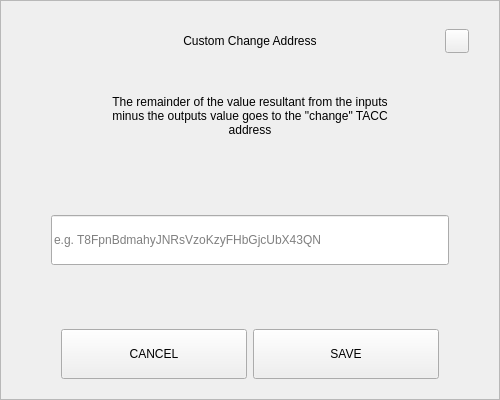
<?xml version="1.0" encoding="UTF-8"?>
<ui version="4.0">
 <class>SendChangeAddressDialog</class>
 <widget class="QDialog" name="SendChangeAddressDialog">
  <property name="geometry">
   <rect>
    <x>0</x>
    <y>0</y>
    <width>500</width>
    <height>400</height>
   </rect>
  </property>
  <property name="windowTitle">
   <string>Dialog</string>
  </property>
  <layout class="QVBoxLayout" name="verticalLayout">
   <property name="spacing">
    <number>0</number>
   </property>
   <property name="leftMargin">
    <number>0</number>
   </property>
   <property name="topMargin">
    <number>0</number>
   </property>
   <property name="rightMargin">
    <number>0</number>
   </property>
   <property name="bottomMargin">
    <number>0</number>
   </property>
   <item>
    <widget class="QFrame" name="frame">
     <property name="styleSheet">
      <string notr="true"/>
     </property>
     <property name="frameShape">
      <enum>QFrame::StyledPanel</enum>
     </property>
     <property name="frameShadow">
      <enum>QFrame::Raised</enum>
     </property>
     <layout class="QVBoxLayout" name="verticalLayout_2" stretch="0,0,0,0,0,0,0">
      <property name="spacing">
       <number>0</number>
      </property>
      <property name="leftMargin">
       <number>30</number>
      </property>
      <property name="topMargin">
       <number>20</number>
      </property>
      <property name="rightMargin">
       <number>30</number>
      </property>
      <property name="bottomMargin">
       <number>20</number>
      </property>
      <item>
       <layout class="QHBoxLayout" name="horizontalLayout_3">
        <property name="spacing">
         <number>0</number>
        </property>
        <item>
         <spacer name="horizontalSpacer_2">
          <property name="orientation">
           <enum>Qt::Horizontal</enum>
          </property>
          <property name="sizeHint" stdset="0">
           <size>
            <width>40</width>
            <height>20</height>
           </size>
          </property>
         </spacer>
        </item>
        <item>
         <widget class="QLabel" name="labelTitle">
          <property name="minimumSize">
           <size>
            <width>0</width>
            <height>40</height>
           </size>
          </property>
          <property name="maximumSize">
           <size>
            <width>16777215</width>
            <height>40</height>
           </size>
          </property>
          <property name="styleSheet">
           <string notr="true">padding-left:24px;</string>
          </property>
          <property name="text">
           <string>Custom Change Address</string>
          </property>
          <property name="alignment">
           <set>Qt::AlignCenter</set>
          </property>
          <property name="margin">
           <number>7</number>
          </property>
         </widget>
        </item>
        <item>
         <spacer name="horizontalSpacer">
          <property name="orientation">
           <enum>Qt::Horizontal</enum>
          </property>
          <property name="sizeHint" stdset="0">
           <size>
            <width>40</width>
            <height>20</height>
           </size>
          </property>
         </spacer>
        </item>
        <item>
         <widget class="QPushButton" name="btnEsc">
          <property name="minimumSize">
           <size>
            <width>24</width>
            <height>24</height>
           </size>
          </property>
          <property name="maximumSize">
           <size>
            <width>24</width>
            <height>24</height>
           </size>
          </property>
          <property name="focusPolicy">
           <enum>Qt::NoFocus</enum>
          </property>
          <property name="text">
           <string/>
          </property>
         </widget>
        </item>
       </layout>
      </item>
      <item>
       <spacer name="verticalSpacer_2">
        <property name="orientation">
         <enum>Qt::Vertical</enum>
        </property>
        <property name="sizeType">
         <enum>QSizePolicy::Fixed</enum>
        </property>
        <property name="sizeHint" stdset="0">
         <size>
          <width>20</width>
          <height>20</height>
         </size>
        </property>
       </spacer>
      </item>
      <item alignment="Qt::AlignHCenter">
       <widget class="QLabel" name="labelMessage">
        <property name="minimumSize">
         <size>
          <width>0</width>
          <height>70</height>
         </size>
        </property>
        <property name="text">
         <string>The remainder of the value resultant from the inputs minus the outputs value goes to the &quot;change&quot; TACC address</string>
        </property>
        <property name="alignment">
         <set>Qt::AlignCenter</set>
        </property>
        <property name="wordWrap">
         <bool>true</bool>
        </property>
       </widget>
      </item>
      <item>
       <spacer name="verticalSpacer_3">
        <property name="orientation">
         <enum>Qt::Vertical</enum>
        </property>
        <property name="sizeHint" stdset="0">
         <size>
          <width>20</width>
          <height>40</height>
         </size>
        </property>
       </spacer>
      </item>
      <item>
       <layout class="QHBoxLayout" name="horizontalLayout_2">
        <property name="spacing">
         <number>0</number>
        </property>
        <property name="leftMargin">
         <number>20</number>
        </property>
        <property name="rightMargin">
         <number>20</number>
        </property>
        <item>
         <widget class="QLineEdit" name="lineEditAddress">
          <property name="minimumSize">
           <size>
            <width>0</width>
            <height>50</height>
           </size>
          </property>
          <property name="placeholderText">
           <string notr="true">e.g. T8FpnBdmahyJNRsVzoKzyFHbGjcUbX43QN</string>
          </property>
         </widget>
        </item>
       </layout>
      </item>
      <item>
       <spacer name="verticalSpacer">
        <property name="orientation">
         <enum>Qt::Vertical</enum>
        </property>
        <property name="sizeHint" stdset="0">
         <size>
          <width>20</width>
          <height>40</height>
         </size>
        </property>
       </spacer>
      </item>
      <item>
       <layout class="QHBoxLayout" name="horizontalLayout" stretch="2,2">
        <property name="spacing">
         <number>6</number>
        </property>
        <property name="leftMargin">
         <number>30</number>
        </property>
        <property name="rightMargin">
         <number>30</number>
        </property>
        <item>
         <widget class="QPushButton" name="btnCancel">
          <property name="minimumSize">
           <size>
            <width>180</width>
            <height>50</height>
           </size>
          </property>
          <property name="focusPolicy">
           <enum>Qt::NoFocus</enum>
          </property>
          <property name="text">
           <string>CANCEL</string>
          </property>
         </widget>
        </item>
        <item>
         <widget class="QPushButton" name="btnSave">
          <property name="minimumSize">
           <size>
            <width>180</width>
            <height>50</height>
           </size>
          </property>
          <property name="focusPolicy">
           <enum>Qt::NoFocus</enum>
          </property>
          <property name="text">
           <string>SAVE</string>
          </property>
         </widget>
        </item>
       </layout>
      </item>
     </layout>
    </widget>
   </item>
  </layout>
 </widget>
 <resources/>
 <connections/>
</ui>
